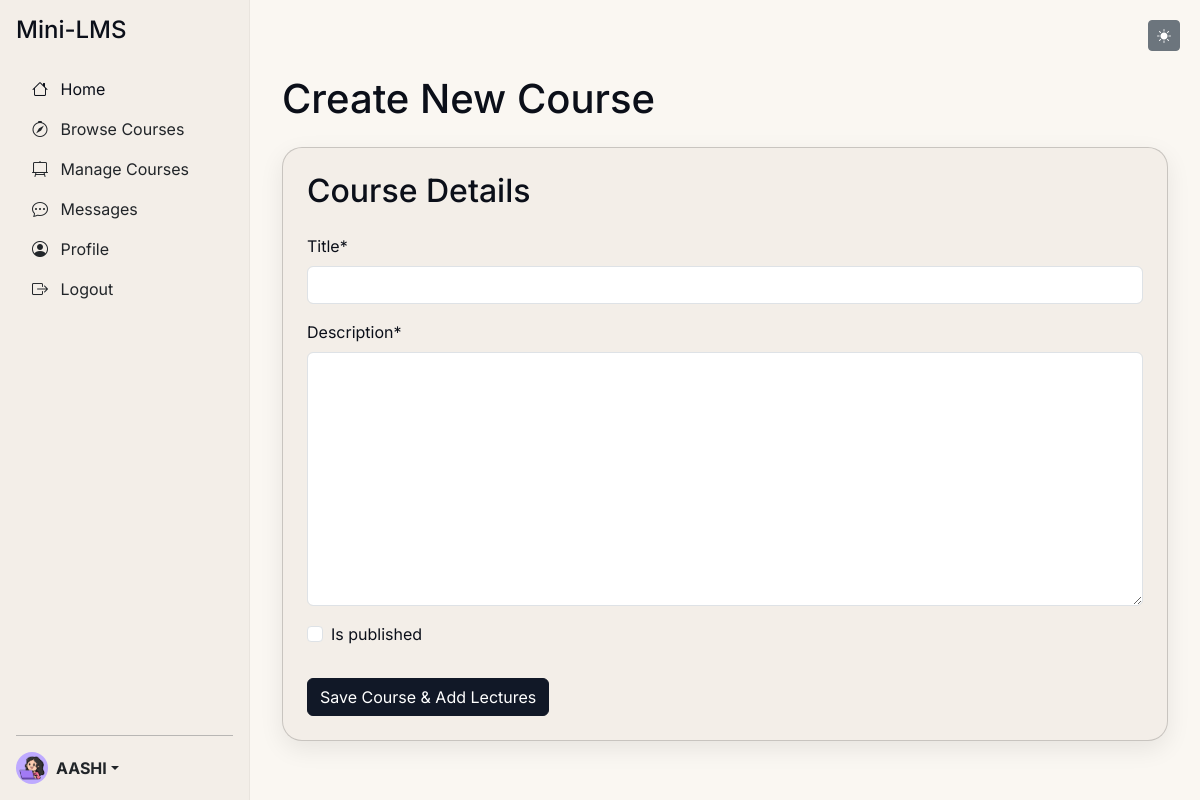
The app's page /courses/instructor/new/ (signed in) with its own data.
### users/models.py (models this page shows, shortened)
class User(AbstractUser):
    ROLE_CHOICES = (
        ('INSTRUCTOR', 'Instructor'),
        ('STUDENT', 'Student'),
    )
    role = models.CharField(max_length=10, choices=ROLE_CHOICES, default='STUDENT')
    profile_photo = models.ImageField(upload_to='profile_photos/', null=True, blank=True)
    bio = models.TextField(max_length=500, blank=True)
    created_at = models.DateTimeField(auto_now_add=True)

### courses/views.py (the view)
# urls.py: path('instructor/new/', views.course_create_view, name='instructor_course_new'),
def course_create_view(request):
    if not request.user.is_authenticated or request.user.role != 'INSTRUCTOR':
        messages.warning(request, "You do not have permission to create courses.")
        return redirect('/auth/login')
    if request.method == 'POST':
        form = CourseForm(request.POST)
        if form.is_valid():
            course = form.save(commit=False)
            course.instructor = request.user
            course.save()
            messages.success(request, 'Course created successfully!')
            return redirect('instructor_course_manage', pk=course.pk)
        else:
            messages.error(request, 'Error creating course.')
    else:
        form = CourseForm()
    return render(request, 'courses/instructor/course_new.html', {'form': form})

### courses/forms.py
class CourseForm(forms.ModelForm):
    class Meta:
        model = Course
        fields = ('title', 'description', 'is_published')

### templates/courses/instructor/course_new.html (shortened to what this page needs)
{% extends 'base.html' %}
{% load crispy_forms_tags %}
{% block content %}
<div class="container-fluid">
    <h1 class="mb-4">Create New Course</h1>
    <div class="card p-4">
        <h2 class="card-title mb-4">Course Details</h2>
        <form method="post">
            {{ form|crispy }}
            <button type="submit" class="btn btn-primary mt-3">Save Course & Add Lectures</button>
        </form>
    </div>
</div>
{% endblock %}

### templates/partials/sidebar.html (shortened to what this page needs)
<nav class="sidebar d-flex flex-column p-3 bg-light vh-100 position-fixed" style="width: 250px;">
    <h4 class="mb-4">Mini-LMS</h4>
    <ul class="nav nav-pills flex-column mb-auto">
        <li class="nav-item">
            {% if request.user.is_authenticated %}
                {% if request.user.role == 'STUDENT' %}
                    <a href="{% url 'student_dashboard' %}" class="nav-link {% if request.resolver_match.url_name == 'student_dashboard' %}active{% endif %}" aria-current="page">
                        <i class="bi bi-house me-2"></i> Home
                    </a>
                {% elif request.user.role == 'INSTRUCTOR' %}
                    <a href="{% url 'instructor_dashboard' %}" class="nav-link {% if request.resolver_match.url_name == 'instructor_dashboard' %}active{% endif %}" aria-current="page">
                        <i class="bi bi-house me-2"></i> Home
                    </a>
                {% else %}
                     <a href="{% url 'course-list-public' %}" class="nav-link {% if request.resolver_match.url_name == 'course-list-public' %}active{% endif %}" aria-current="page">
                        <i class="bi bi-house me-2"></i> Home
                    </a>
                {% endif %}
            {% else %}
                <a href="{% url 'course-list-public' %}" class="nav-link {% if request.resolver_match.url_name == 'course-list-public' %}active{% endif %}" aria-current="page">
                    <i class="bi bi-house me-2"></i> Home
                </a>
            {% endif %}
        </li>
        <li>
            <a href="{% url 'course-list-public' %}" class="nav-link link-dark {% if request.resolver_match.url_name == 'course-list-public' %}active{% endif %}">
                <i class="bi bi-compass me-2"></i> Browse Courses
            </a>
        </li>
        {% if request.user.is_authenticated %}
            {% if request.user.role == 'STUDENT' %}
                <li>
                    <a href="{% url 'student_dashboard' %}" class="nav-link link-dark {% if request.resolver_match.url_name == 'student_dashboard' %}active{% endif %}">
                        <i class="bi bi-book me-2"></i> My Courses
                    </a>
                </li>
            {% elif request.user.role == 'INSTRUCTOR' %}
                <li>
                    <a href="{% url 'instructor_dashboard' %}" class="nav-link link-dark {% if request.resolver_match.url_name == 'instructor_dashboard' %}active{% endif %}">
                        <i class="bi bi-easel2 me-2"></i> Manage Courses
                    </a>
                </li>
            {% endif %}
            <li>
                <a href="{% url 'messages_list' %}" class="nav-link link-dark {% if 'messages' in request.resolver_match.url_name %}active{% endif %}">
                    <i class="bi bi-chat-dots me-2"></i> Messages
                </a>
            </li>
            <li>
                <a href="{% url 'profile_view' %}" class="nav-link link-dark {% if 'profile' in request.resolver_match.url_name %}active{% endif %}">
                    <i class="bi bi-person-circle me-2"></i> Profile
                </a>
            </li>
            <li>
                <a href="{% url 'logout' %}" class="nav-link link-dark">
                    <i class="bi bi-box-arrow-right me-2"></i> Logout
                </a>
            </li>
        {% endif %}
    </ul>
    <hr>
    <div class="dropdown">
        <a href="#" class="d-flex align-items-center link-dark text-decoration-none dropdown-toggle" id="dropdownUser2" data-bs-toggle="dropdown" aria-expanded="false">
            {% if request.user.is_authenticated %}
                {% if request.user.profile_photo %}
                    <img src="{{ request.user.profile_photo.url }}" alt="{{ request.user.username }}" width="32" height="32" class="rounded-circle me-2" style="object-fit: cover;">
                {% else %}
                    <img src="https://www.gravatar.com/avatar/?d=mp" alt="{{ request.user.username }}" width="32" height="32" class="rounded-circle me-2">
                {% endif %}
                <strong>{{ request.user.username }}</strong>
            {% else %}
                <img src="https://www.gravatar.com/avatar/?d=mp" alt="Guest" width="32" height="32" class="rounded-circle me-2">
                <strong>Guest</strong>
            {% endif %}
        </a>
    </div>
</nav>

### static/css/style.css (style rules this page uses)
body { background-color: var(--bg); color: var(--text); font-family: var(--font-sans); }
.sidebar { width: 250px; flex-shrink: 0; background-color: var(--surface) !important; border-right: 1px solid var(--chip); color: var(--text); transition: transform 0.3s ease; }
.sidebar .nav-link { color: var(--text); }
.card { border-radius: var(--radius-lg); box-shadow: var(--shadow-soft); background-color: var(--surface); color: var(--text); }
.btn-primary { background-color: var(--primary); border-color: var(--primary); }

### templates/base.html (style rules this page uses)
:root { --font-sans: "Inter", ui-sans-serif, system-ui, -apple-system, "Segoe UI", Roboto, Arial, "Noto Sans", "Apple Color Emoji", "Segoe UI Emoji"; --radius-lg: 20px; --shadow-soft: 0 8px 24px rgba(0,0,0,.08); --bg: #FAF7F2; --surface: #F3EEE8; --text: #0B0F19; --muted: #6B7280; --primary: #111827; --chip: #E9E4DE; --card-pink: #F6D5D8; --card-yellow: #FBE5B2; --card-mint: #D5F2E6; --card-lilac: #E4E2FF; }

### records on screen
User: user.profile_photo (picture), user.username "AASHI"
